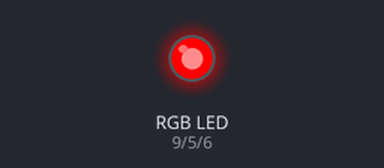
Simulated run of this sketch. Board: Arduino Uno, built with avr-gcc and run on an emulated ATmega328P. Parts: an RGB LED mixed from three pins (HIGH = lit).

Above: at 0.5 s.
At 1.5 s:
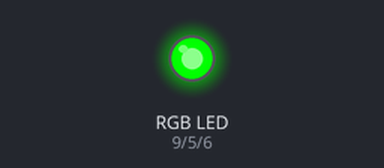
At 2.5 s:
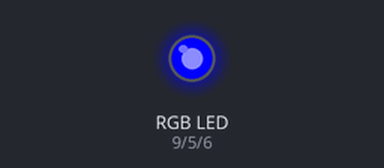
At 3.5 s:
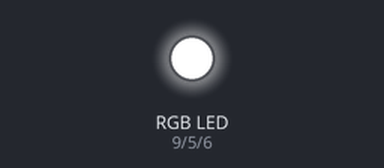
Timing chart, 0 to 5.2 s (numbered marks = the images above):
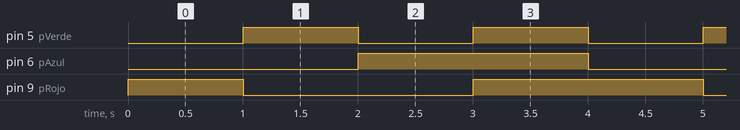

The sketch:

LED_RGB.ino
```cpp
// C++ code
//
const int pRojo = 9; //Configuración entrada RGB rojo
const int pAzul = 6; //Configuración entrada RGB azul
const int pVerde = 5; //Configuración entrada RGB verde
const int Retraso = 1000; //Configuración delay

void Rojo(){ //Configuracion color rojo
  digitalWrite(pRojo,HIGH);
  digitalWrite(pAzul,LOW);
  digitalWrite(pVerde,LOW);
   delay (Retraso);}

void Verde(){ //Configuracion color verde
  digitalWrite(pRojo,LOW);
  digitalWrite(pAzul,LOW);
  digitalWrite(pVerde,HIGH);
  delay (Retraso);}

void Azul(){ //Configuracion color azul
  digitalWrite(pRojo,LOW);
  digitalWrite(pAzul,HIGH);
  digitalWrite (pVerde,LOW);
  delay (Retraso);}

void Blanco(){ //Configuracion color blanco
  digitalWrite(pRojo,HIGH);
  digitalWrite(pAzul,HIGH);
  digitalWrite(pVerde,HIGH);
  delay (Retraso);
}

void setup()
{
  pinMode(pRojo, OUTPUT);
  pinMode(pAzul, OUTPUT);
  pinMode(pVerde, OUTPUT);
}

void loop() //Configuracion patron de colores
{
 Rojo();
 Verde();
 Azul();
 Blanco();
}
```

Measured:
- by itself, pin 5 (pVerde): alternates HIGH for 1.0 s and LOW for 1.0 s
- by itself, pin 6 (pAzul): alternates HIGH for 2.0 s and LOW for 2.0 s
- by itself, pin 9 (pRojo): repeats every 4.0 s: LOW 2.0 s, HIGH 2.0 s
